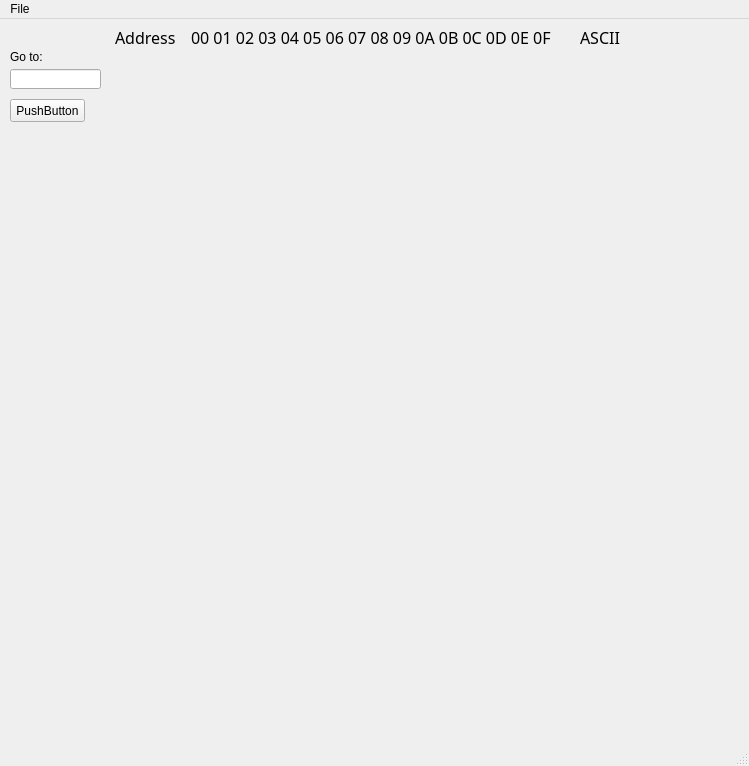
<?xml version="1.0" encoding="UTF-8"?>
<ui version="4.0">
 <class>MainWindow</class>
 <widget class="QMainWindow" name="MainWindow">
  <property name="geometry">
   <rect>
    <x>0</x>
    <y>0</y>
    <width>749</width>
    <height>766</height>
   </rect>
  </property>
  <property name="windowTitle">
   <string>MainWindow</string>
  </property>
  <property name="iconSize">
   <size>
    <width>32</width>
    <height>32</height>
   </size>
  </property>
  <widget class="QWidget" name="centralwidget">
   <widget class="QPushButton" name="button1">
    <property name="geometry">
     <rect>
      <x>10</x>
      <y>80</y>
      <width>75</width>
      <height>23</height>
     </rect>
    </property>
    <property name="text">
     <string>PushButton</string>
    </property>
   </widget>
   <widget class="QLineEdit" name="lineEditAddress">
    <property name="geometry">
     <rect>
      <x>10</x>
      <y>50</y>
      <width>91</width>
      <height>20</height>
     </rect>
    </property>
   </widget>
   <widget class="HexEditor" name="hexwidget" native="true">
    <property name="geometry">
     <rect>
      <x>110</x>
      <y>30</y>
      <width>631</width>
      <height>671</height>
     </rect>
    </property>
   </widget>
   <widget class="QLabel" name="label_2">
    <property name="geometry">
     <rect>
      <x>10</x>
      <y>30</y>
      <width>91</width>
      <height>16</height>
     </rect>
    </property>
    <property name="text">
     <string>Go to:</string>
    </property>
   </widget>
   <widget class="QLabel" name="address_label">
    <property name="geometry">
     <rect>
      <x>115</x>
      <y>10</y>
      <width>61</width>
      <height>16</height>
     </rect>
    </property>
    <property name="font">
     <font>
      <family>unifont</family>
      <pointsize>12</pointsize>
     </font>
    </property>
    <property name="text">
     <string>Address</string>
    </property>
   </widget>
   <widget class="QLabel" name="address_label_2">
    <property name="geometry">
     <rect>
      <x>191</x>
      <y>10</y>
      <width>381</width>
      <height>16</height>
     </rect>
    </property>
    <property name="font">
     <font>
      <family>unifont</family>
      <pointsize>12</pointsize>
     </font>
    </property>
    <property name="text">
     <string>00 01 02 03 04 05 06 07 08 09 0A 0B 0C 0D 0E 0F</string>
    </property>
   </widget>
   <widget class="QLabel" name="address_label_3">
    <property name="geometry">
     <rect>
      <x>580</x>
      <y>10</y>
      <width>81</width>
      <height>16</height>
     </rect>
    </property>
    <property name="font">
     <font>
      <family>unifont</family>
      <pointsize>12</pointsize>
     </font>
    </property>
    <property name="text">
     <string>ASCII</string>
    </property>
   </widget>
  </widget>
  <widget class="QMenuBar" name="menubar">
   <property name="geometry">
    <rect>
     <x>0</x>
     <y>0</y>
     <width>749</width>
     <height>22</height>
    </rect>
   </property>
   <widget class="QMenu" name="menuFile">
    <property name="title">
     <string>File</string>
    </property>
    <addaction name="actionopen"/>
    <addaction name="actionsave"/>
    <addaction name="actionsave_as"/>
    <addaction name="separator"/>
    <addaction name="actionexit"/>
   </widget>
   <addaction name="menuFile"/>
  </widget>
  <widget class="QStatusBar" name="statusbar"/>
  <action name="actionopen">
   <property name="text">
    <string>Open</string>
   </property>
  </action>
  <action name="actionexit">
   <property name="text">
    <string>Exit</string>
   </property>
  </action>
  <action name="actionsave">
   <property name="text">
    <string> Save</string>
   </property>
  </action>
  <action name="actionsave_as">
   <property name="text">
    <string> Save As..</string>
   </property>
  </action>
 </widget>
 <customwidgets>
  <customwidget>
   <class>HexEditor</class>
   <extends>QWidget</extends>
   <header location="global">hexeditor</header>
   <container>1</container>
  </customwidget>
 </customwidgets>
 <resources/>
 <connections/>
</ui>
